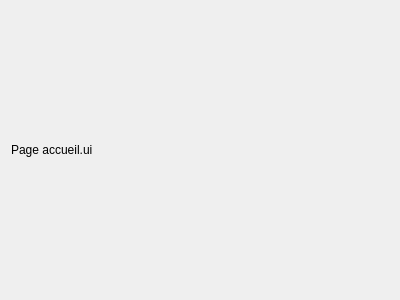
<?xml version="1.0" encoding="UTF-8"?>
<ui version="4.0">
 <class>Form</class>
 <widget class="QWidget" name="Form">
  <property name="geometry">
   <rect>
    <x>0</x>
    <y>0</y>
    <width>400</width>
    <height>300</height>
   </rect>
  </property>
  <property name="windowTitle">
   <string>Form</string>
  </property>
  <layout class="QVBoxLayout" name="verticalLayout">
   <item>
    <widget class="QLabel" name="label">
     <property name="text">
      <string>Page accueil.ui</string>
     </property>
    </widget>
   </item>
  </layout>
 </widget>
 <resources/>
 <connections/>
</ui>
